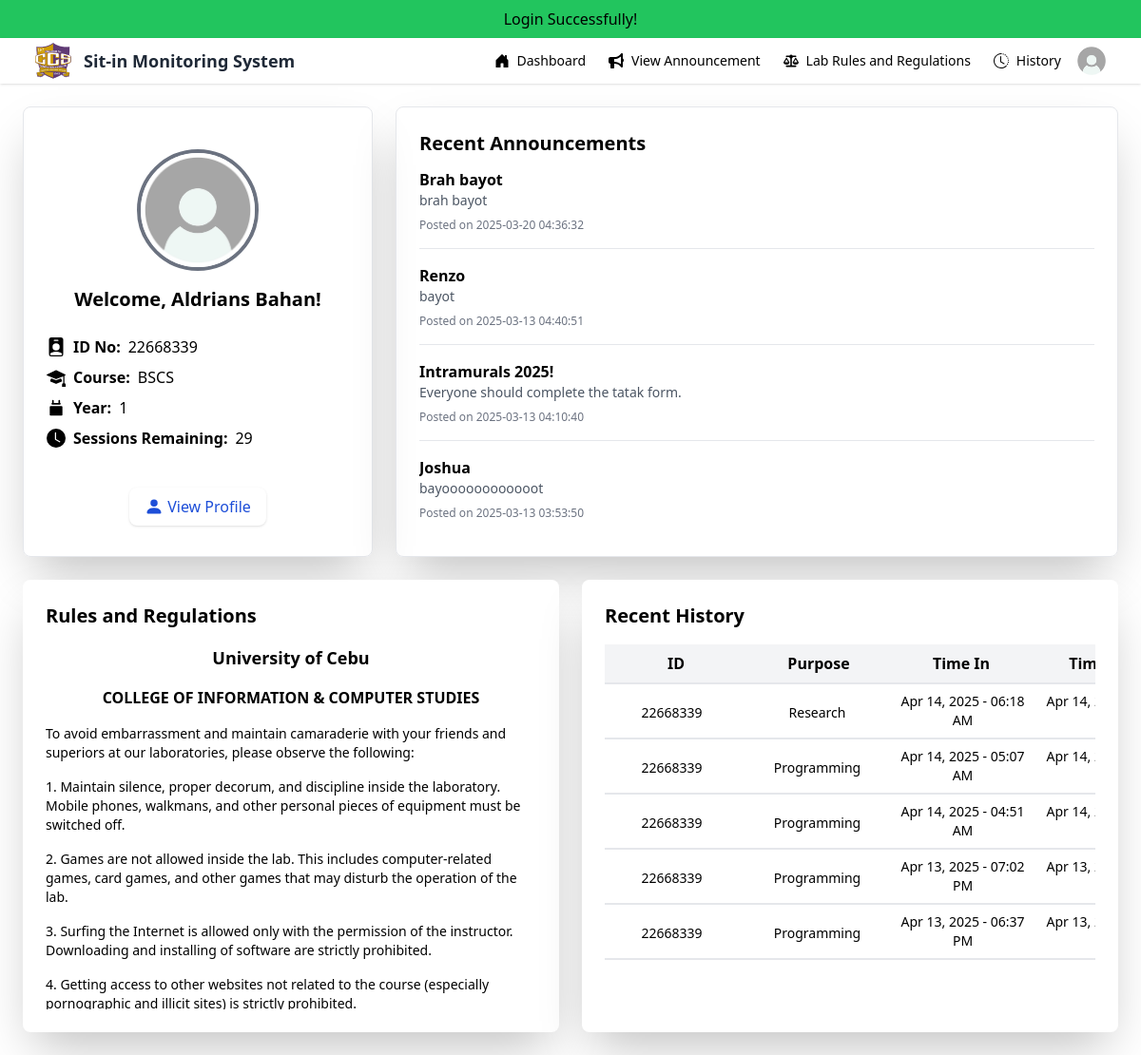
/user/dashboard.php (signed in), run on an earlier commit of the app's database.
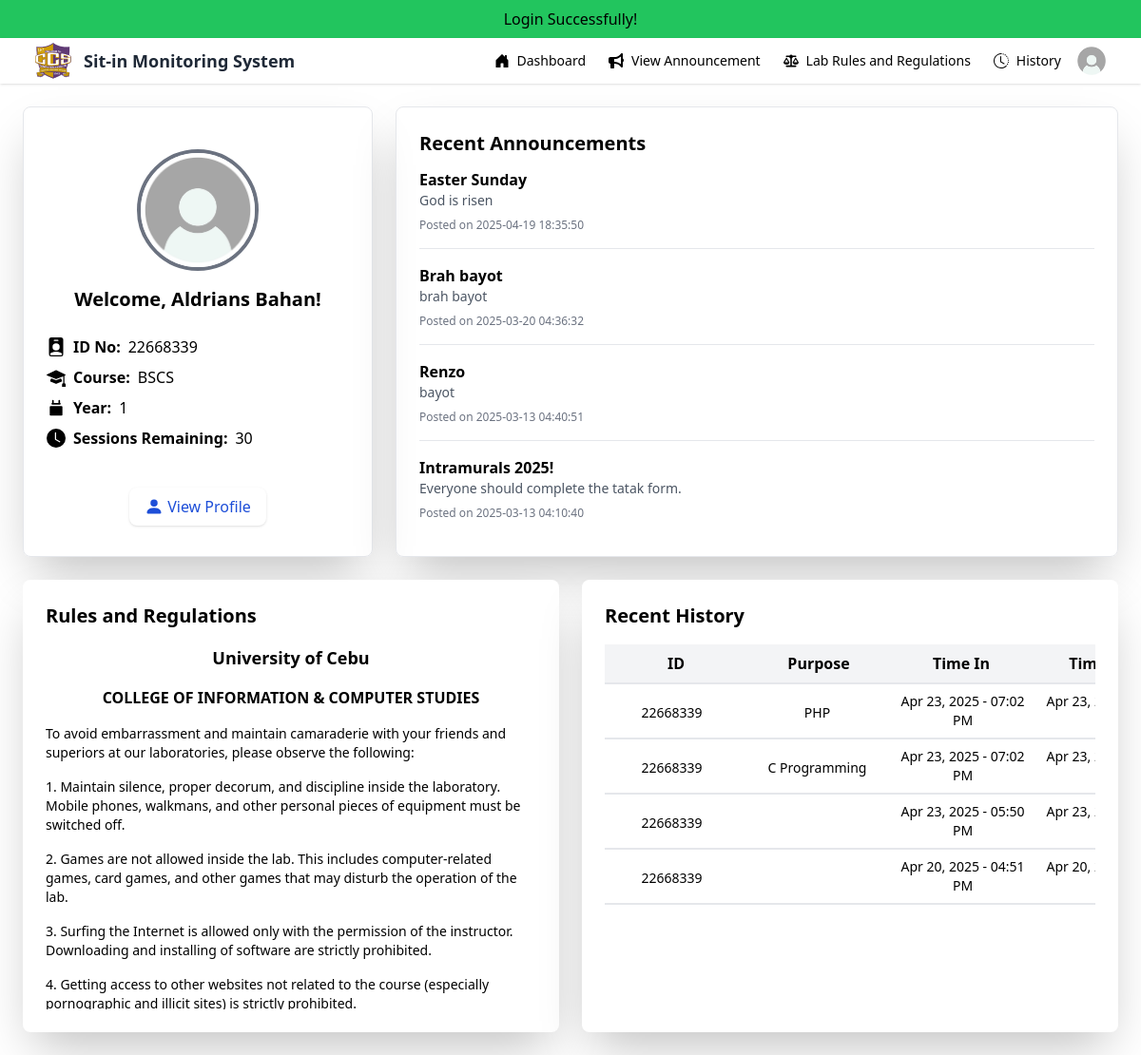
And on a later commit of the database.
### tables this page shows
CREATE TABLE `students` (
  `id` int(20) NOT NULL,
  `idno` int(20) NOT NULL,
  `lastname` varchar(50) NOT NULL,
  `firstname` varchar(50) NOT NULL,
  `midname` varchar(50) NOT NULL,
  `course` enum('BSIT','BSCS') NOT NULL,
  `year` int(9) NOT NULL,
  `username` varchar(50) NOT NULL,
  `password` varchar(50) NOT NULL,
  `profile` varchar(225) NOT NULL,
  `session` int(30) NOT NULL DEFAULT 30
);

CREATE TABLE `announcements` (
  `announcement_id` int(20) NOT NULL,
  `title` varchar(50) NOT NULL,
  `description` varchar(100) NOT NULL,
  `created_at` timestamp NOT NULL DEFAULT current_timestamp()
);

CREATE TABLE `sit_in` (
  `id` int(50) NOT NULL,
  `idno` int(11) NOT NULL,
  `lastname` varchar(50) NOT NULL,
  `firstname` varchar(50) NOT NULL,
  `midname` varchar(50) NOT NULL,
  `course` varchar(50) NOT NULL,
  `year` int(11) NOT NULL,
  `sitin_purpose` enum('C Programming','C#','Java','PHP','Database','Digital & Logic Design','Embedded Systems & IOT','Python Programming','System Integration & Architecture','Computer Application','Web Design & Development','Project Management') NOT NULL,
  `lab` enum('524','526','528','530','542','544','517') NOT NULL,
  `time_in` timestamp NULL DEFAULT NULL,
  `time_out` timestamp NULL DEFAULT NULL
);

### database/authenticator.php (called while the page is built, shortened)
<?php
include "connector.php";
$idno = $_SESSION["idno"];
$result = mysqli_query($mysql, "SELECT * FROM students WHERE idno = '$idno'");
$row = mysqli_fetch_assoc($result);
if($row){
    $idno = $row['idno'];
    $lastname = $row['lastname'];
    $firstname = $row['firstname'];
    $course = $row['course'];
    $year = $row['year'];
    $profile = $row['profile'];
    $session = $row['session'];
}
?>

### user/dashboard.php (the view, shortened to what this page needs)
<?php session_start();
include "../database/connector.php";
include "../user/nav.php";
include "../database/authenticator.php";
?>
<!DOCTYPE html>
<html lang="en">
<head>
    <script src="https://cdn.tailwindcss.com"></script>
</head>
<body class="bg-gray-00 min-h-screen">
    <div class="max-w-7xl mx-auto p-6">
        <div class="grid grid-cols-1 lg:grid-cols-3 gap-6">
            <div class=" border shadow-2xl rounded-lg p-6">
                <div class="text-center pt-5">
                    <img class="w-32 h-32 rounded-full mx-auto object-cover border-4 border-gray-500" src="../uploads/<?php echo $profile; ?>" alt="Profile Picture">
                    <h2 class="text-xl font-bold mt-4">Welcome,<?php echo ' ' . $firstname . ' ' . $lastname; ?>!</h2>
                </div>
                <div class="mt-6 space-y-2">
                    <p class="flex items-center gap-2">
                        <span class="font-bold">ID No:</span> <?php echo $idno; ?>
                    </p>
                    <p class="flex items-center gap-2">
                        <span class="font-bold">Course:</span> <?php echo $course; ?>
                    </p>
                    <p class="flex items-center gap-2">
                        <svg xmlns="http://www.w3.org/2000/svg" class="w-5 h-5 text-gray-600" fill="black" viewBox="0 0 24 24" stroke="black">
                            <path stroke-linecap="round" stroke-linejoin="round" stroke-width="2" d="M8 7V3m8 4V3m-9 4h10M5 11h14v10H5V11z" />
                        </svg>
                        <span class="font-bold">Year:</span> <?php echo $year; ?>
                    </p>
                    <p class="flex items-center gap-2">
                        <svg xmlns="http://www.w3.org/2000/svg" fill="black" class="w-5 h-5 bi bi-clock-fill" viewBox="0 0 16 16">
                            <path d="M16 8A8 8 0 1 1 0 8a8 8 0 0 1 16 0M8 3.5a.5.5 0 0 0-1 0V9a.5.5 0 0 0 .252.434l3.5 2a.5.5 0 0 0 .496-.868L8 8.71z"/>
                        </svg>
                        <span class="font-bold">Sessions Remaining:</span> <?php echo $session; ?>
                    </p>
                </div>
                <div class="mt-10 text-center">
                    <a href="profile.php" class="inline-flex items-center bg-white text-blue-700 px-4 py-2 rounded-lg shadow hover:bg-gray-100 transition">
                        <svg xmlns="http://www.w3.org/2000/svg" fill="currentColor" class="w-5 h-5 mr-1" viewBox="0 0 16 16">
                            <path d="M3 14s-1 0-1-1 1-4 6-4 6 3 6 4-1 1-1 1zm5-6a3 3 0 1 0 0-6 3 3 0 0 0 0 6"/>
                        </svg>
                        View Profile
                    </a>
                </div>
            </div>
            <div class="border shadow-2xl rounded-lg col-span-2 p-6">
                <h2 class="text-xl text-black font-bold mb-3">Recent Announcements</h2>
                <div class="space-y-4 max-h-96 overflow-y-auto">
                    <?php
                    $result = mysqli_query($mysql, "SELECT * FROM announcements ORDER BY created_at DESC");
                    while ($row = mysqli_fetch_assoc($result)) {
                        echo "<div class='border-b pb-4'>";
                        echo "<h3 class='font-semibold'>" . htmlspecialchars($row['title']) . "</h3>";
                        echo "<p class='text-sm text-gray-600'>" . htmlspecialchars($row['description']) . "</p>";
                        echo "<p class='text-xs text-gray-500 mt-2'>Posted on " . htmlspecialchars($row['created_at']) . "</p>";
                        echo "</div>";
                    }
                    ?>
                </div>
            </div>
        </div>
        <div class="grid grid-cols-1 lg:grid-cols-2 gap-6 mt-6">
            <div class="bg-white shadow-2xl rounded-lg p-6">
                <h2 class="text-xl font-bold mb-4">Rules and Regulations</h2>
                <div class="space-y-4 max-h-96 overflow-y-auto">
                    <h2 class="text-lg text-center font-bold">University of Cebu</h2>
                    <h2 class="text-base text-center  font-bold">COLLEGE OF INFORMATION & COMPUTER STUDIES</h2>
                    <div class=" space-y-4 text-sm">
                        <p>To avoid embarrassment and maintain camaraderie with your friends and superiors at our laboratories, please observe the following:</p>
                        <p>1. Maintain silence, proper decorum, and discipline inside the laboratory. Mobile phones, walkmans, and other personal pieces of equipment must be switched off.</p>
                        <p>2. Games are not allowed inside the lab. This includes computer-related games, card games, and other games that may disturb the operation of the lab.</p>
                        <p>3. Surfing the Internet is allowed only with the permission of the instructor. Downloading and installing of software are strictly prohibited.</p>
                        <p>4. Getting access to other websites not related to the course (especially pornographic and illicit sites) is strictly prohibited.</p>
                    </div>
                </div>
            </div>
            <?php
            $query_completed = "SELECT sit_in.idno, sit_in.sitin_purpose, sit_in.time_in, sit_in.time_out
                                FROM sit_in
                                WHERE sit_in.idno = '$idno' AND sit_in.time_out IS NOT NULL
                                ORDER BY sit_in.time_out DESC";
            $result_completed = mysqli_query($mysql, $query_completed);
            ?>
            <div class="bg-white shadow-2xl rounded-lg p-6">
                <h2 class="text-xl font-bold mb-4">Recent History</h2>
                <div class="overflow-y-auto max-h-96">
                    <div class="grid grid-cols-4 text-center border-b-2 pb-2 min-w-[600px] bg-gray-100 pt-2">
                        <p class="font-bold">ID</p>
                        <p class="font-bold">Purpose</p>
                        <p class="font-bold">Time In</p>
                        <p class="font-bold">Time Out</p>
                    </div>
                    <?php while ($row = mysqli_fetch_assoc($result_completed)): ?>
                        <div class="grid grid-cols-4 text-center border-b-2 py-2 min-w-[600px] gap-3">
                            <p class="text-sm pt-3"><?php echo $row['idno']; ?></p>
                            <p class="text-sm pt-3"><?php echo $row['sitin_purpose']; ?></p>
                            <p class="text-sm"><?php echo date('M d, Y - h:i A', strtotime($row['time_in'])); ?></p>
                            <p class="text-sm"><?php echo date('M d, Y - h:i A', strtotime($row['time_out'])); ?></p>
                        </div>
                    <?php endwhile; ?>
                </div>
            </div>
        </div>
    </div>
</body>
</html>

### user/nav.php (shortened to what this page needs)
<?php
include "../database/connector.php";
$idno = $_SESSION["idno"];
$result = mysqli_query($mysql, "SELECT `profile` FROM students WHERE idno = '$idno'");
$row = mysqli_fetch_assoc($result);
if($row){
    $profile = $row["profile"];
}
?>
<!DOCTYPE html>
<html lang="en" class="h-full">
<head>
    <script src="https://cdn.tailwindcss.com"></script>
</head>
<body class="bg-white font-sans ">
    <?php if(isset($_SESSION["success"])): ?>
        <div class="bg-green-500 text-black p-2 text-center">
            <?php
               echo $_SESSION['success'];
            ?>
        </div>
    <?php endif; ?>
<div class="min-h-full">
    <nav class="shadow">
        <div class="px-4 sm:px-6 lg:px-8">
            <div class="flex items-center justify-between">
                <div class="flex items-center">
                    <a href="#" class="flex items-center">
                        <img src="../images/ccs.jpg" alt="Logo" class="size-12">
                        <span class="ml-2 text-lg font-semibold text-gray-800">Sit-in Monitoring System</span>
                    </a>
                </div>
                <div class="flex items-center ml-auto">
                    <div class="hidden md:flex">
                        <a href="dashboard.php" class="nav-link flex items-center justify-center h-12 px-3 py-2 text-sm font-medium text-black hover:text-blue-700 transition duration-300">
                            Dashboard
                        </a>
                        <a href="#" class="nav-link flex items-center justify-center h-12 px-3 py-2 text-sm font-medium  hover:text-blue-700 transition duration-300">
                            View Announcement
                        </a>
                        <a href="#" class="nav-link flex items-center justify-center h-12 px-3 py-2 text-sm font-medium text-black hover:text-blue-700 transition duration-300">
                            Lab Rules and Regulations
                        </a>
                        <a href="history.php" class="nav-link flex items-center justify-center h-12 px-3 py-2 text-sm font-medium text-black hover:text-blue-700 transition duration-300">
                            History
                        </a>
                    </div>
                    <div class="relative">
                        <button id="profileMenu" class="flex items-center rounded-full bg-black-200 p-1 focus:ring-1 focus:ring-black">
                            <img class="size-8  rounded-full" src="../uploads/<?php echo $profile; ?>" alt="">
                        </button>
                    </div>
                </div>
            </div>
        </div>
    </nav>
</div>
</body>
</html>

### user/nav.php (style rules this page uses)
.nav-link { position: relative; display: inline-block; text-decoration: none; }
.nav-link::after { content: ''; position: absolute; width: 0; height: 2px; background-color: blue; bottom: 0; left: 0; transition: width 0.3s ease-in-out; }

What changed in the data, as far as the page shows it:
no longer on this page (row unchanged): announcements: title "Joshua", description "bayoooooooooooot", created_at "2025-03-13 03:53:50"
removed sit_in: idno "22668339", sitin_purpose "Research", time_in "Apr 14, 2025 - 06:18 AM", time_out "Apr 14,…"
removed sit_in: idno "22668339", sitin_purpose "Programming", time_in "Apr 14, 2025 - 05:07 AM", time_out "Apr 14,…"
removed sit_in: idno "22668339", sitin_purpose "Programming", time_in "Apr 14, 2025 - 04:51 AM", time_out "Apr 14,…"
removed sit_in: idno "22668339", sitin_purpose "Programming", time_in "Apr 13, 2025 - 07:02 PM", time_out "Apr 13,…"
removed sit_in: idno "22668339", sitin_purpose "Programming", time_in "Apr 13, 2025 - 06:37 PM", time_out "Apr 13,…"
changed students "Aldrians": session "29" → "30"
added announcements: title "Easter Sunday", description "God is risen", created_at "2025-04-19 18:35:50"
added sit_in: idno "22668339", sitin_purpose "PHP", time_in "Apr 23, 2025 - 07:02 PM", time_out "Apr 23,…"
added sit_in: idno "22668339", sitin_purpose "C Programming", time_in "Apr 23, 2025 - 07:02 PM", time_out "Apr 23,…"
added sit_in: idno "22668339", time_in "Apr 23, 2025 - 05:50 PM", time_out "Apr 23,…"
added sit_in: idno "22668339", time_in "Apr 20, 2025 - 04:51 PM", time_out "Apr 20,…"
